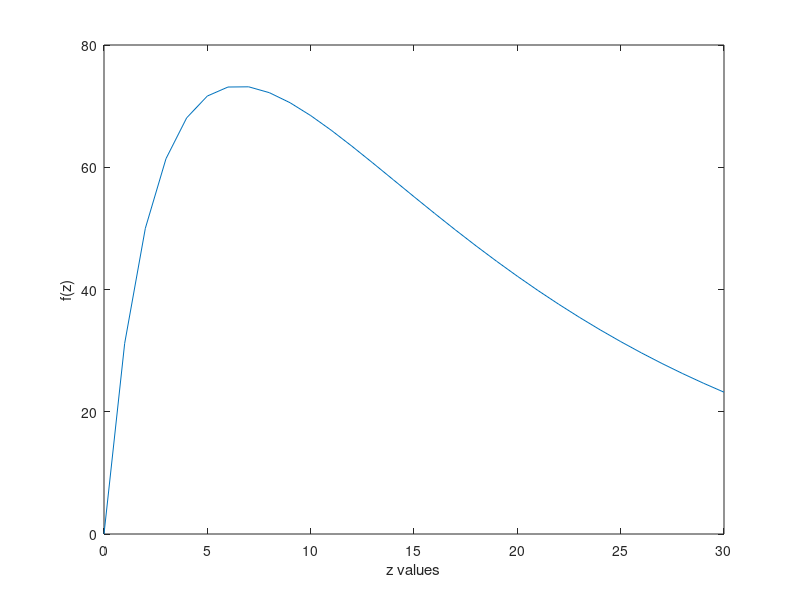

MATLAB code for this plot: (Note: this script raises an error after producing the figure.)
% Name: Andrew Pang
% Date: 3 MAY 2019  
% Task 4 : Popeye
clear all ; close all; clc;

%inputs
H = 30;
precision = 0.01;

%function f(z)
fz = @(z) (200 * (z./(5+z))) .* exp((-2*z)/H);
z = 0:H;

%plots f(z) against z
plot(z,fz(z));
xlabel('z values')
ylabel('f(z)')
%using integral function to find F(F_1)
F_1 = integral(fz,0,H)

%using comp_trap to find F(F_2)
error1 = precision + 1;
n = 0; 

%while loop that calulates minimum number of points needed
%so that F is accurate to 0.01%
while  error1 > precision 
    
    n = n + 1;
    F_2 = comp_trap(fz,0,H,n);
    error1 = abs(((F_2 - F_1)/F_1)*100);
    
end
%number of segments = number of points -1
n_points_t = n;
n_segments_t = n - 1


%using comp_simp to find F(F_3)
n = 1;
error2 = precision + 1;

%while loop that calulates minimum number of points needed
%so that F is accurate to 0.01%
while error2 > precision
    
    %since comp_simp must take odd values, n+=2
    n = n + 2;
    F_3 = comp_simp13(fz,0,H,n);
    error2 = abs(((F_3 - F_1)/F_1)*100);
    
end

n_points_s = n;
n_segments_s = n - 1


n = 1;
error3 = precision + 1;
while error3 > precision
    
    %since comp_simp must take odd values, n+=2
    n = n + 2;
    F_4 = comp_simp13TBE(fz,0,H,n);
    error3 = abs(((F_4 - F_1)/F_1)*100);
    
end

n_TBE = n -1







